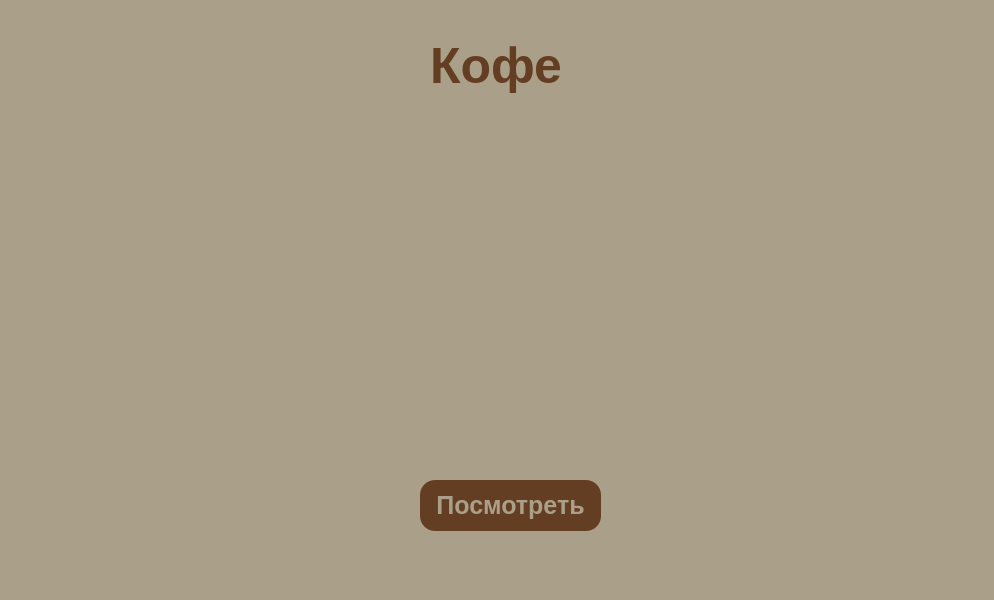
<?xml version="1.0" encoding="UTF-8"?>
<ui version="4.0">
 <class>MainWindow</class>
 <widget class="QMainWindow" name="MainWindow">
  <property name="geometry">
   <rect>
    <x>0</x>
    <y>0</y>
    <width>994</width>
    <height>600</height>
   </rect>
  </property>
  <property name="palette">
   <palette>
    <active>
     <colorrole role="Base">
      <brush brushstyle="SolidPattern">
       <color alpha="255">
        <red>255</red>
        <green>255</green>
        <blue>255</blue>
       </color>
      </brush>
     </colorrole>
     <colorrole role="Window">
      <brush brushstyle="SolidPattern">
       <color alpha="255">
        <red>170</red>
        <green>160</green>
        <blue>137</blue>
       </color>
      </brush>
     </colorrole>
    </active>
    <inactive>
     <colorrole role="Base">
      <brush brushstyle="SolidPattern">
       <color alpha="255">
        <red>255</red>
        <green>255</green>
        <blue>255</blue>
       </color>
      </brush>
     </colorrole>
     <colorrole role="Window">
      <brush brushstyle="SolidPattern">
       <color alpha="255">
        <red>170</red>
        <green>160</green>
        <blue>137</blue>
       </color>
      </brush>
     </colorrole>
    </inactive>
    <disabled>
     <colorrole role="Base">
      <brush brushstyle="SolidPattern">
       <color alpha="255">
        <red>170</red>
        <green>160</green>
        <blue>137</blue>
       </color>
      </brush>
     </colorrole>
     <colorrole role="Window">
      <brush brushstyle="SolidPattern">
       <color alpha="255">
        <red>170</red>
        <green>160</green>
        <blue>137</blue>
       </color>
      </brush>
     </colorrole>
    </disabled>
   </palette>
  </property>
  <property name="windowTitle">
   <string>MainWindow</string>
  </property>
  <widget class="QWidget" name="centralwidget">
   <widget class="QLabel" name="label">
    <property name="geometry">
     <rect>
      <x>430</x>
      <y>30</y>
      <width>151</width>
      <height>71</height>
     </rect>
    </property>
    <property name="styleSheet">
     <string notr="true">color: rgb(100, 62, 35);
font-size: 50px;
font-weight: bold</string>
    </property>
    <property name="text">
     <string>Кофе</string>
    </property>
   </widget>
   <widget class="QPushButton" name="pushButton">
    <property name="geometry">
     <rect>
      <x>420</x>
      <y>480</y>
      <width>181</width>
      <height>51</height>
     </rect>
    </property>
    <property name="styleSheet">
     <string notr="true">color: rgb(170, 160, 137);
font-size: 25px;
font-weight: bold;
border-radius: 15px;
background-color: rgb(100, 62, 35);</string>
    </property>
    <property name="text">
     <string>Посмотреть</string>
    </property>
   </widget>
   <widget class="QTableWidget" name="tableWidget">
    <property name="geometry">
     <rect>
      <x>50</x>
      <y>120</y>
      <width>901</width>
      <height>341</height>
     </rect>
    </property>
    <property name="styleSheet">
     <string notr="true">background-color: rgba(0, 0, 0, 0);</string>
    </property>
   </widget>
  </widget>
 </widget>
 <resources/>
 <connections/>
</ui>
